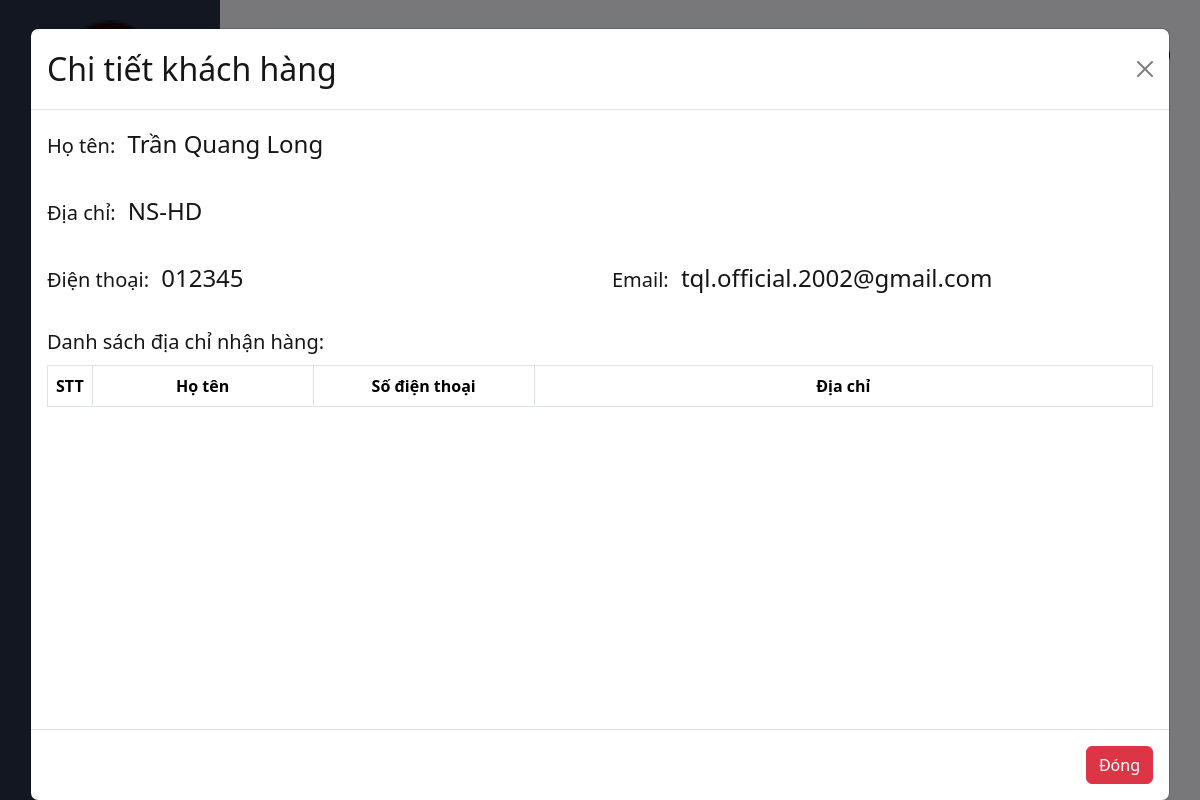
The page /Admin/ViewDetailCustomer.php?id=9 (signed in) on the database its author committed.
### tables this page shows
CREATE TABLE `customers` (
  `customerID` int NOT NULL,
  `phone` varchar(12) DEFAULT NULL,
  `email` varchar(50) DEFAULT NULL,
  `password` varchar(50) NOT NULL,
  `name` varchar(50) DEFAULT NULL,
  `address` varchar(200) DEFAULT NULL,
  `token` varchar(50) DEFAULT NULL,
  `createdDate` datetime NOT NULL,
  `updatedDate` datetime DEFAULT NULL
);

### Admin/ViewDetailCustomer.php (the view, shortened to what this page needs)
<?php include_once './ShareAdmin/header.php'; ?>
<div class="modal-header mb-5">
    <div class="modal-title fs-4 d-flex align-items-center">
        <span>Danh Mục Khách Hàng</span>
    </div>
</div>
<section>
    <div class="table-responsive" style="min-height: 300px;">
        <table class="table table-bordered">
            <thead>
                <tr>
                    <th class="text-center" style="width: 5%;">STT</th>
                    <th class="text-center">Tên KH</th>
                    <th class="text-center" style="width: 25%;">Email/SĐT</th>
                    <th class="text-center" style="width: 30%;">Địa chỉ</th>
                </tr>
            </thead>
            <tbody>
                <?php
                    include_once './Customer/ShowCustomer.php';
                ?>
        </table>
    </div>
</section>
<?php
    include_once './ShareAdmin/root/connect.php';
    $id = $_GET['id'];
    $sql = "SELECT * FROM customers WHERE customerID = '$id'";
    $result = mysqli_query($connect, $sql);
    $each = mysqli_fetch_array($result);
?>
<div class="modal fade show" id="addModal" tabindex="-1" aria-labelledby="addModalLabel" aria-modal="true" style="display: block; background: rgb(0,0,0,0.5);">
    <div class="modal-dialog modal-dialog-centered modal-xl">
        <form action="CustomerCategory.php" method="get" class="form-add" style="height: 100%; width: 100%;">
            <div class="modal-content">
                <div class="modal-header">
                    <h1 class="modal-title fs-2" id="addleModalLabel">Chi tiết khách hàng</h1>
                    <button type="submit" class="btn-close" data-bs-dismiss="modal" aria-label="Close"></button>
                </div>
                <div class="modal-body" style="overflow-x: hidden;">
                    <label class="fs-5 form-label">Họ tên: </label>
                    <span class="ms-2 fs-4"> <?php echo $each['name']; ?></span>
                    <br>
                    <br>
                    <label class="fs-5 form-label">Địa chỉ: </label>
                    <?php if($each['address'] != null) {?>
                        <span class="ms-2 fs-4"> <?php echo $each['address']; ?></span>
                    <?php } else {?>
                        <span class="ms-2 fs-5"> Không có</span>
                    <?php }?>
                    <br>
                    <br>
                    <div class="row flex-row">
                        <div class="col-6">
                            <label class="fs-5 form-label">Điện thoại: </label>
                            <?php if($each['phone'] != null) {?>
                                <span class="ms-2 fs-4"> <?php echo $each['phone']; ?></span>
                            <?php } else {?>
                                <span class="ms-2 fs-5"> Không có</span>
                            <?php }?>
                        </div>
                        <div class="col-6">
                            <label class="fs-5 form-label">Email: </label>
                            <?php if($each['email'] != null) {?>
                                <span class="ms-2 fs-4"> <?php echo $each['email']; ?></span>
                            <?php } else {?>
                                <span class="ms-2 fs-5"> Không có</span>
                            <?php }?>
                        </div>
                    </div>
                    <br>
                    <label class="fs-5 form-label " for="priceProduct">Danh sách địa chỉ nhận hàng: </label>
                        <br>
                        <div class="table-responsive" style="min-height: 348px;">
                            <table class="table table-bordered">
                                <thead>
                                    <tr>
                                        <th class="text-center" style="width: 2%;">STT</th>
                                        <th class="text-center" style="width: 20%;">Họ tên</th>
                                        <th class="text-center" style="width: 20%;">Số điện thoại</th>
                                        <th class="text-center">Địa chỉ</th>
                                    </tr>
                                </thead>
                            </table>
                        </div>
                </div>
                <div class="modal-footer">
                    <button type="submit" class="btn btn-danger">Đóng</button>
                </div>
            </div>
        </form>
    </div>
</div>
<?php include_once './ShareAdmin/footer.php'; ?>

### Admin/CSS/style_main.css (style rules this page uses)
:root { --page-header-bgColor: #242e42; --page-header-bgColor-hover: #1d2636; --page-header-txtColor: #dde9f8; --page-header-headingColor: #7889a4; --page-header-width: 220px; --page-content-bgColor: #f0f1f6; --page-content-txtColor: #171616; --page-content-blockColor: #fff; --white: #fff; --black: #333; --blue: #00b9eb; --red: #ec1848; --border-radius: 4px; --box-shadow: 0 0 10px -2px rgba(0, 0, 0, 0.075); --switch-bgLightModeColor: #87cefa; --switch-sunColor: gold; --switch-moonColor: #f4f4f4; --switch-bgDarkModeColor: #1f1f27; }
* { padding: 0; margin: 0; box-sizing: border-box; }
a, button { color: inherit !important; }
button { background: none; cursor: pointer; }
label { cursor: pointer; }
button, input { border: none; }
body { font: 16px/1.5 "Lato", sans-serif; }
#addModal button { color: var(--white) !important; }
.modal button { color: var(--white) !important; }

### rows shown on the page
customers: name "Trần Quang Long", address "NS-HD", phone "012345", email "tql.official.2002@gmail.com"
